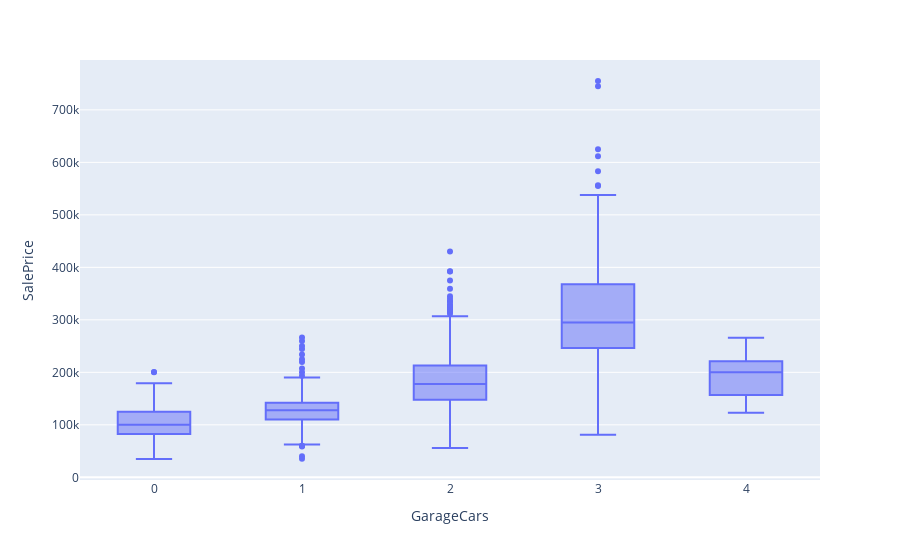

Notebook cell for this chart:
### Code cell
px.box(train, x="GarageCars", y="SalePrice")

### Figure 1 — Plotly figure (JSON) as saved in the notebook; plotly's stock layout.template omitted (floating-point values rounded to 4 significant figures; data arrays with more than 128 entries replaced by an {"elided": "..."} marker saying what was removed)
{"data": [{"alignmentgroup": "True", "hovertemplate": "GarageCars=%{x}<br>SalePrice=%{y}<extra></extra>", "legendgroup": "", "marker": {"color": "#636efa"}, "name": "", "notched": false, "offsetgroup": "", "orientation": "v", "showlegend": false, "type": "box", "x": {"elided": "1460 int values"}, "x0": " ", "xaxis": "x", "y": {"elided": "1460 int values"}, "y0": " ", "yaxis": "y"}], "layout": {"boxmode": "group", "legend": {"tracegroupgap": 0}, "margin": {"t": 60}, "xaxis": {"anchor": "y", "domain": [0, 1], "title": {"text": "GarageCars"}}, "yaxis": {"anchor": "x", "domain": [0, 1], "title": {"text": "SalePrice"}}}}
